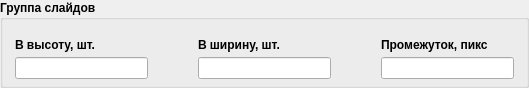
        <widget class="QGroupBox" name="groupBox_5">
         <property name="sizePolicy">
          <sizepolicy hsizetype="Expanding" vsizetype="Fixed">
           <horstretch>0</horstretch>
           <verstretch>0</verstretch>
          </sizepolicy>
         </property>
         <property name="font">
          <font>
           <weight>75</weight>
           <bold>true</bold>
          </font>
         </property>
         <property name="title">
          <string>Группа слайдов</string>
         </property>
         <layout class="QGridLayout" name="gridLayout_7">
          <property name="sizeConstraint">
           <enum>QLayout::SetFixedSize</enum>
          </property>
          <property name="leftMargin">
           <number>12</number>
          </property>
          <property name="topMargin">
           <number>18</number>
          </property>
          <property name="rightMargin">
           <number>12</number>
          </property>
          <property name="bottomMargin">
           <number>6</number>
          </property>
          <property name="horizontalSpacing">
           <number>50</number>
          </property>
          <property name="verticalSpacing">
           <number>5</number>
          </property>
          <item row="0" column="2">
           <widget class="QLabel" name="label_32">
            <property name="sizePolicy">
             <sizepolicy hsizetype="Fixed" vsizetype="Preferred">
              <horstretch>0</horstretch>
              <verstretch>0</verstretch>
             </sizepolicy>
            </property>
            <property name="font">
             <font>
              <weight>75</weight>
              <bold>true</bold>
             </font>
            </property>
            <property name="text">
             <string>Промежуток, пикс</string>
            </property>
           </widget>
          </item>
          <item row="2" column="1">
           <widget class="QLineEdit" name="imageWeightLineEdit">
            <property name="sizePolicy">
             <sizepolicy hsizetype="Fixed" vsizetype="Fixed">
              <horstretch>0</horstretch>
              <verstretch>0</verstretch>
             </sizepolicy>
            </property>
            <property name="minimumSize">
             <size>
              <width>133</width>
              <height>0</height>
             </size>
            </property>
            <property name="font">
             <font>
              <weight>50</weight>
              <bold>false</bold>
             </font>
            </property>
           </widget>
          </item>
          <item row="2" column="2">
           <widget class="QLineEdit" name="imageSpaceLineEdit">
            <property name="sizePolicy">
             <sizepolicy hsizetype="Fixed" vsizetype="Fixed">
              <horstretch>0</horstretch>
              <verstretch>0</verstretch>
             </sizepolicy>
            </property>
            <property name="minimumSize">
             <size>
              <width>133</width>
              <height>0</height>
             </size>
            </property>
            <property name="font">
             <font>
              <weight>50</weight>
              <bold>false</bold>
             </font>
            </property>
           </widget>
          </item>
          <item row="2" column="0">
           <widget class="QLineEdit" name="imageHeightLineEdit">
            <property name="sizePolicy">
             <sizepolicy hsizetype="Fixed" vsizetype="Fixed">
              <horstretch>0</horstretch>
              <verstretch>0</verstretch>
             </sizepolicy>
            </property>
            <property name="minimumSize">
             <size>
              <width>133</width>
              <height>0</height>
             </size>
            </property>
            <property name="font">
             <font>
              <weight>50</weight>
              <bold>false</bold>
             </font>
            </property>
           </widget>
          </item>
          <item row="0" column="1">
           <widget class="QLabel" name="label_25">
            <property name="sizePolicy">
             <sizepolicy hsizetype="Fixed" vsizetype="Fixed">
              <horstretch>0</horstretch>
              <verstretch>0</verstretch>
             </sizepolicy>
            </property>
            <property name="font">
             <font>
              <weight>75</weight>
              <bold>true</bold>
             </font>
            </property>
            <property name="text">
             <string>В ширину, шт.</string>
            </property>
           </widget>
          </item>
          <item row="0" column="0">
           <widget class="QLabel" name="label_31">
            <property name="sizePolicy">
             <sizepolicy hsizetype="Fixed" vsizetype="Fixed">
              <horstretch>0</horstretch>
              <verstretch>0</verstretch>
             </sizepolicy>
            </property>
            <property name="font">
             <font>
              <weight>75</weight>
              <bold>true</bold>
             </font>
            </property>
            <property name="text">
             <string>В высоту, шт.</string>
            </property>
           </widget>
          </item>
         </layout>
        </widget>
